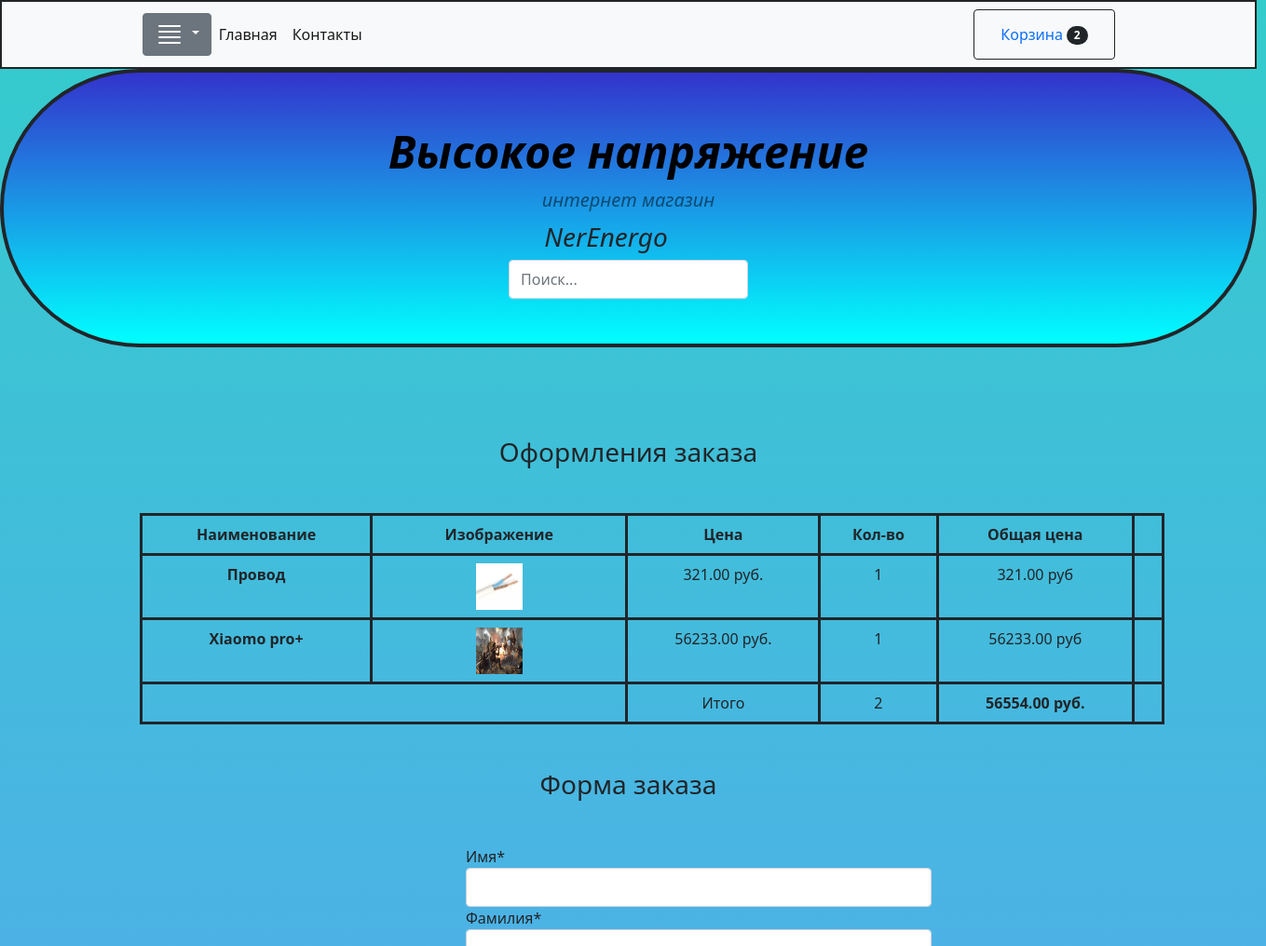
The page /checkout/ (signed in, upper part) on the database as committed earlier.
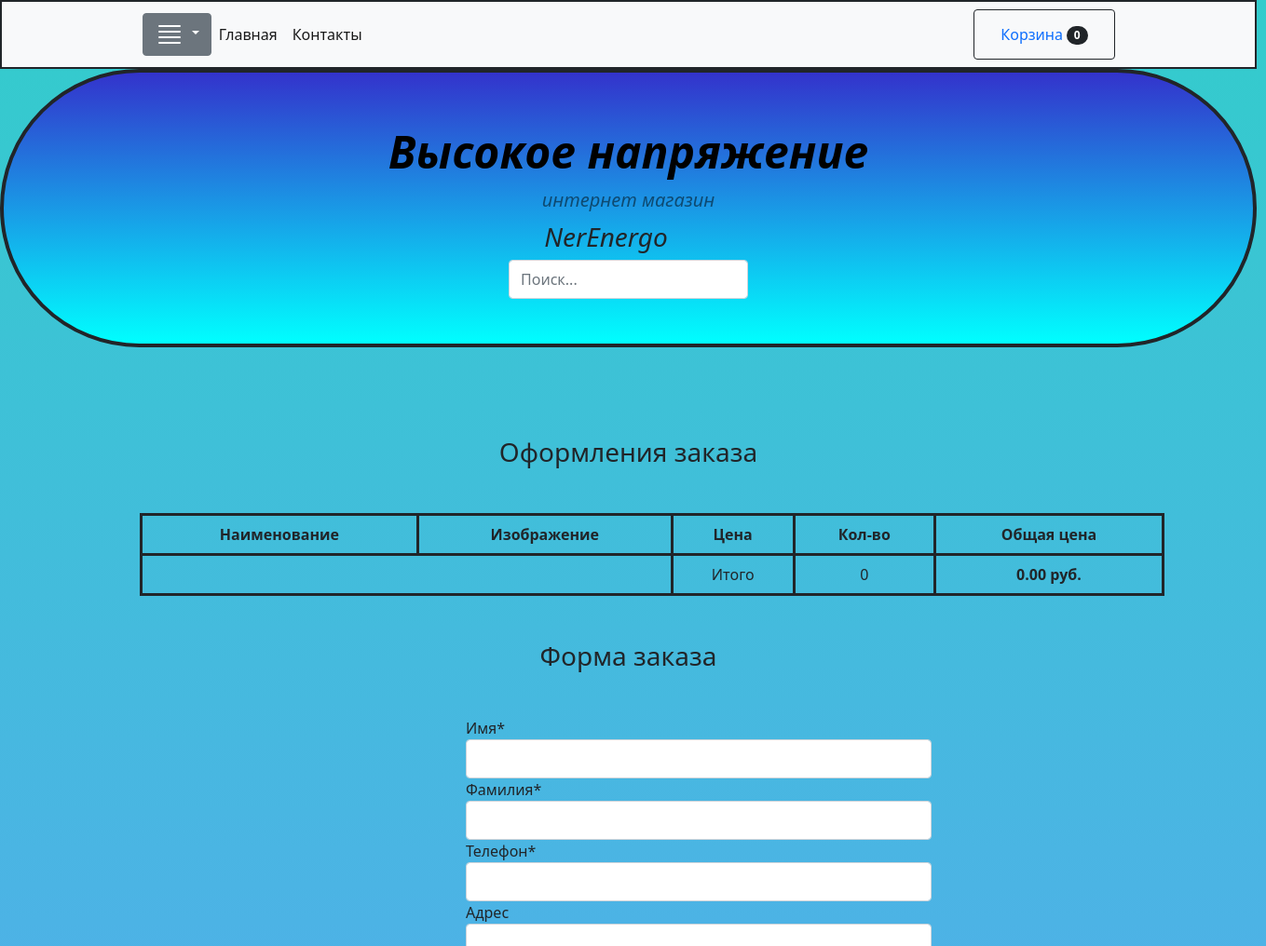
The same page on the database as committed later.
### mainapp/models.py (models this page shows, shortened)
class Cart(models.Model):
	owner = models.ForeignKey('Customer', null=True, verbose_name='Владелец', on_delete=models.CASCADE)
	product = models.ManyToManyField(CartProduct, blank=True, related_name='related_cart')
	total_product = models.PositiveIntegerField(default=0)
	final_price = models.DecimalField(max_digits=9, default=0, decimal_places=2, verbose_name='Общая Цена')
	in_order = models.BooleanField(default=False)
	for_anonymous_user = models.BooleanField(default=False)

class CartProduct(models.Model):
	user = models.ForeignKey('Customer', null=True, verbose_name='Покупатель', on_delete=models.CASCADE)
	cart = models.ForeignKey('Cart', verbose_name='Корзина', on_delete=models.CASCADE, related_name="related_products")
	content_type = models.ForeignKey(ContentType, on_delete=models.CASCADE)
	object_id = models.PositiveIntegerField()
	content_object = GenericForeignKey('content_type', 'object_id')
	qty = models.PositiveIntegerField(default=1)
	final_price = models.DecimalField(max_digits=9, default=0, decimal_places=2, verbose_name='Общая Цена')

class Product(models.Model):
	category = models.ForeignKey(Category, verbose_name='Категория', on_delete=models.CASCADE)
	title = models.CharField(max_length=255, verbose_name="наименование")
	slug = models.SlugField(unique=True)
	image = models.ImageField(verbose_name='Изображение')
	description = models.TextField(verbose_name='описание', null=True)
	price = models.DecimalField(max_digits=9, decimal_places=2, verbose_name='Цена')
	count_view = models.PositiveIntegerField(default=0, verbose_name='Количество')

class NonStationaryWire(Product):
	name = models.CharField(max_length=255, verbose_name='Наименование товара')
	brand = models.CharField(max_length=255, verbose_name='Брэнд')
	seria = models.CharField(max_length=255, verbose_name='Серия')
	articals = models.CharField(max_length=255, verbose_name='Артикул производителя')
	garant_time = models.CharField(max_length=255, verbose_name='Срок гарантии')
	created_cantry = models.CharField(max_length=255, verbose_name='Страна производитель')
	nominal_section = models.CharField(max_length=255, verbose_name='Наминально сечение проводника')
	material = models.CharField(max_length=255, verbose_name='Материал жил проводника')
	conductor_class = models.CharField(max_length=255, verbose_name='Класс токопроводящей жилы')
	form_wire = models.CharField(max_length=255, verbose_name='Форма жил проводника')

class Smartphone(Product):
	diagonal = models.CharField(max_length=255, verbose_name='Диагональ')
	display = models.CharField(max_length=255, verbose_name='тип дисплея')
	resolutions = models.CharField(max_length=255, verbose_name='разрешение экрана')
	accum_volume = models.CharField(max_length=255, verbose_name='объем батареи')
	ram = models.CharField(max_length=255, verbose_name = 'оперативная память')
	sd = models.BooleanField(default=True, verbose_name = 'наличие SD')
	sd_volume = models.CharField(max_length=255, null=True, blank=True, verbose_name = 'Максимальный объем SD карты')
	main_cam_mp = models.CharField(max_length=255, verbose_name = 'главная камера')
	frontal_cam_mp = models.CharField(max_length=255, verbose_name = 'фронтальная камера')

### mainapp/views.py (the view)
# urls.py: path('checkout/', CheckoutView.as_view(), name='checkout'),
class CheckoutView(CartMixin, View):
    def get(self, request, *args, **kwargs):
        categories = Category.objects.all()
        form = OrderForm(request.POST or None)
        context = {
            'cart': self.cart,
            'categories': categories,
            'form': form
        }
        return render(request, 'checkout.html', context)

### mainapp/forms.py
class OrderForm(forms.ModelForm):
	def __init__(self, *args, **kwargs):
		super().__init__(*args, **kwargs)
		self.fields['order_date'].label = 'Дата получения заказа'
	order_date = forms.DateField(widget=forms.TextInput(attrs={'type': 'date'}))
	class Meta:
		model = Order
		fields = (
			'first_name', 'last_name', 'phone', 'address', 'buying_type', 'order_date', 'comment'
			)

### mainapp/mixins.py (called while the page is built)
	def dispatch(self, request, *args, **kwargs):
		if request.user.is_authenticated:
			customer = Customer.objects.filter(user=request.user).first()
			if not customer:
				customer = Customer.objects.create(user=request.user)
			cart = Cart.objects.filter(owner=customer).first()
			if not cart:
				cart = Cart.objects.create(owner=customer)
		else:
			cart = Cart.objects.filter(for_anonymous_user=True).first()
			if not cart:
				cart = Cart.objects.create(for_anonymous_user=True)
		self.cart = cart
		return super().dispatch(request, *args, **kwargs)

### mainapp/templates/checkout.html (shortened to what this page needs)
{% extends 'base.html' %}
{% load crispy_forms_tags %}
{% block content %}
	<h3 class="text-center mt-5 mb-5">Оформления заказа </h3>
<section class="content-chek">
	<table class="table">
		<thead>
			<tr>
				<th scope="col">Наименование</th>
				<th scope="col">Изображение</th>
				<th scope="col">Цена</th>
				<th scope="col">Кол-во</th>
				<th scope="col">Общая цена</th>
			</tr>
		</thead>
		<tbody>
	  	{% for item in cart.product.all %}
	  	<tr>
		  	<th scope="row">{{ item.content_object.title }}</th>
		  	<td class="w-25"><img src="{{ item.content_object.image.url }}" class="img-fluid" style="width: 50px; height: 50px;"></td>
		  	<td>{{ item.content_object.price }} руб.</td>
		  	<td>{{ item.qty }}</td>
		  		<td>{{ item.final_price }} руб</td>
		  	<td>
		</tr>
		{% endfor %}
			<tr>
				<td colspan="2"></td>
				<td>Итого</td>
				<td>{{ cart.total_product }}</td>
				<td><strong>{{ cart.final_price }} руб.</strong></td>
			</tr>
		</tbody>
	</table>
	<h3 class="text-center mt-5 mb-5">Форма заказа</h3>
	<form action="{% url 'make_order' %}" method="POST" id="form_crispy" >
		{{ form|crispy }}
	</form>
</section>
{% endblock content %}

### mainapp/templates/base.html (shortened to what this page needs)
<!DOCTYPE html>
<html lang="en">
    <head>
        <link href="https://cdn.jsdelivr.net/npm/bootstrap@5.1.3/dist/css/bootstrap.min.css" rel="stylesheet">
        <link rel="stylesheet" type="text/css" href="styles.css">
    </head>
    <body>
        <nav class="navbar navbar-expand-lg navbar-light bg-light border border-2 border-dark sticky-top" id="navbar-top-base">
            <div class="container px-4 px-lg-5">
                <li>
                    <div class="dropdown" class="btn-category">
                        <button class="btn btn-secondary dropdown-toggle"  type="button" id="dropdownMenuButton1" data-bs-toggle="dropdown" aria-expanded="false" class="btn-menu-list">
                        </button>
                                    {% load mptt_tags %}
                    </div>
                </li>
                <div class="collapse navbar-collapse ">
                    <ul class="navbar-nav me-auto mb-2 mb-lg-0 ms-lg-6">
                        <li class="nav-item" ><a class="nav-link active" aria-current="page" href="{% url 'base.html' %}">Главная</a></li>
                        <li class="nav-item"><a class="nav-link active" aria-current="page" href="{% url 'contact' %}">Контакты</a></li>
                    </ul>
                    <form class="d-flex">
                        <button class="btn btn-outline-dark" type="submit">
                            <a class="nav-link" href="{% url 'cart' %}">Корзина<span class="badge bg-dark text-white ms-1 rounded-pill">{{cart.product.count}}</span></a>
                        </button>
                    </form>
                </div>
            </div>
        </nav>
        <header  class=" py-5 border border-4 border-dark rounded-pill" id="header" class="border border-3" class="header-nav">
            <div class="container px-4 px-lg-5 my-2" >
                <div class="text-center text-black" id="header_text">
                    <h1 class="display-5 fw-bolder">Высокое напряжение</h1>
                    <p class="lead fw-normal text-black-50 mb-0">интернет магазин</p>
                </div>
            </div>
            <div class="container d-flex flex-wrap justify-content-center" >
                <a href="{% url 'base.html' %}" class="d-flex mb-3 mb-lg-0 me-lg-5 text-dark text-decoration-none">
                    <span class="fs-4"><h3><em>NerEnergo</em></h3></span>
                </a>
            </div>
            <ul>
                <li>
                    <div class="container d-flex flex-wrap justify-content-center">
                        <form class="col-12 col-lg-auto mb-3 mb-lg-0">
                            <input type="search" class="form-control" placeholder="Поиск..." aria-label="Search">
                        </form>
                    </div>
                </li>
           </ul>
        </header>
        <section class="py-5" id="" class="section-base">
            {% block content %}{% endblock content %}
        </section>
    </body>
</html>

Rows that differ between the two databases and show on the page:
removed CartProduct: content_object "Провод", content_object.image (picture), content_object.price "321.00", qty "1", final_price "321.00"
removed CartProduct: content_object "Xiaomo pro+", content_object.image (picture), content_object.price "56233.00", qty "1", final_price "56233.00"
changed Cart: product.count "2" → "0"; total_product "2" → "0"; final_price "56554.00" → "0.00"
Other text that changed with them:
text no longer shown: "Имя * Фамилия *"
text now shown: "Имя * Фамилия * Телефон * Адрес"
